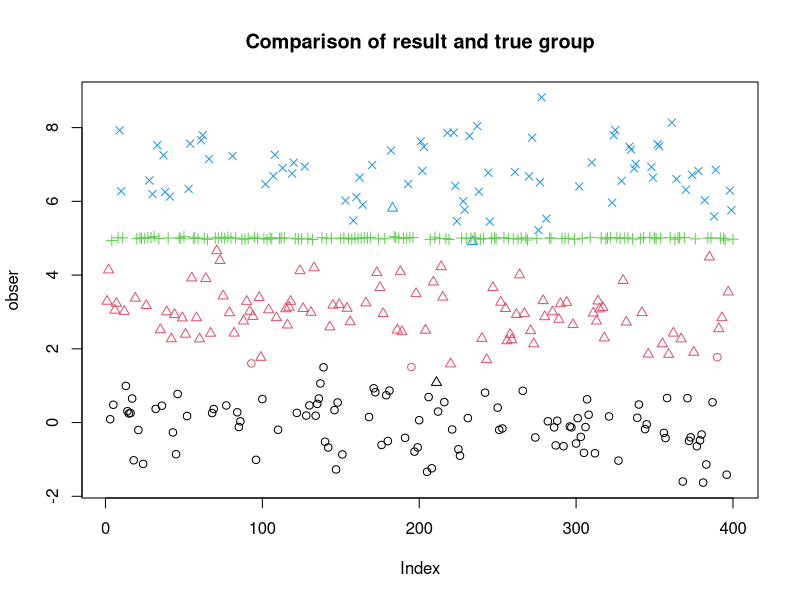
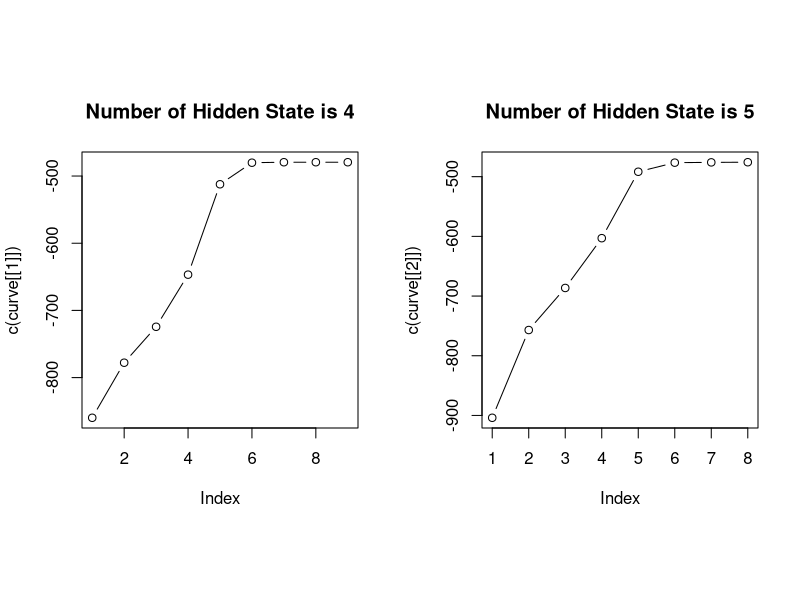

Write the R code that produced these figures, in order.
## ---- chunk 1
knitr::opts_chunk$set(echo = TRUE)
## ---- chunk 2
### Generate a DHMM Model
dhmm.model <- function(lambda, mc_type = 'eq_full') {
  states <- seq(1, lambda,  length.out = lambda)
  if (mc_type == 'eq_full') { transp <- matrix(rep(1 / lambda, lambda^2), nrow = lambda) }
  else if (mc_type == 'rd_full') { transp <- matrix(rep(1 / lambda, lambda^2), nrow = lambda) }
  else if (mc_type == 'count') {
    transp <- matrix(rep(1 / lambda, lambda^2), nrow = lambda) 
  }
  else {
    transp <- matrix(rep(1 / lambda, lambda^2), nrow = lambda) 
  }
  set.seed(123)
  mu <- round((lambda * runif(lambda) / 2), 2)
  set.seed(234)
  sd <- round(runif(lambda), 2)
  res <- list(states, transp, mu, sd)
  return (res)
}
### samples DHMM
dhmm.sim <- function(model, sample_size = 1) {
  dhmm <- model
  # get states, transp, mu, var
  states <- dhmm[[1]]
  transp <- dhmm[[2]]
  mu <- dhmm[[3]]
  sd <- dhmm[[4]]
  # return var augment
  samples <- rep(NA, sample_size)
  obser <- rep(NA, sample_size)
  # initialize uniformly
  samples[1] <- sample(states, 1, replace = TRUE)
  obser[1] <- rnorm(1, mu[samples[1]], sd[samples[1]])
  for (i in 2:sample_size) {
    samples[i] <- sample(states, 1, prob = transp[samples[i-1], ], replace = TRUE)
    obser[i] <- rnorm(1, mu[samples[i]], sd[samples[i]])
  }  
  res <- list(samples, obser)
  return (res)
}
dhmm.forward <- function(model, obser) {
  # get states, transp, mu, sd
  states <- model[[1]]
  transp <- model[[2]]
  mu <- model[[3]]
  sd <- model[[4]]
  time_stp <- length(obser)
  state_num <- length(states)
  # create a forward table
  forward <- matrix(rep(NA, time_stp * state_num), nrow = state_num)
  # create a scaling vector
  scaling <- rep(NA, time_stp)
  # initialize 
  forward[,1] <- rep(1/state_num, state_num) * dnorm(rep(obser[1], state_num), mean=mu, sd=sd)
  scaling[1] <- 1 / sum(forward[,1])
  forward[,1] <- forward[,1] * scaling[1]
  for (i in 2:time_stp) {
    forward[,i] <- forward[,i-1] %*% 
                   transp * dnorm(rep(obser[i], state_num), mean=mu, sd=sd)
    scaling[i] <- 1 / sum(forward[,i])
    forward[,i] <- forward[,i] * scaling[i]
  }
  return ( list(forward, scaling) )
}
# compute backward procedure given model
dhmm.backward <- function(model, obser, scaling) {
  # get states, transp, mu, sd
  states <- model[[1]]
  transp <- model[[2]]
  mu <- model[[3]]
  sd <- model[[4]]
  time_stp <- length(obser)
  state_num <- length(states)
  # create a backward table
  backward <- matrix(rep(NA, time_stp * state_num), nrow = state_num)
  # initialize 
  backward[, time_stp] <- rep(1, state_num) * scaling[time_stp]
  for (i in time_stp:2) {
    
    tmp <- backward[, i] * dnorm(rep(obser[i], state_num), mean=mu, sd=sd)
    backward[, i-1] <- transp %*% tmp * scaling[i-1]
  }
  return (backward)
}
# estimate the DHMM model given the obser & a initial model
dhmm.estimate <- function(ini_dhmm, obser, epsilon = 0.0001, max_iter = 1000) {
  # using Baum-Welch algorithm

  time_stp <- length(obser)
  state_num <- length(ini_dhmm[[1]])
  # save log-likehihood seqence
  log_likeli <- c(0, 1)
  iter <- 2

  while (abs(log_likeli[iter]-log_likeli[iter-1]) > epsilon & iter <= max_iter) {

    # print(ini_dhmm)
    forward_res <- dhmm.forward(ini_dhmm, obser)
    forward <- forward_res[[1]]
    scaling <- forward_res[[2]]
    backward <- dhmm.backward(ini_dhmm, obser, scaling)

    transp <- ini_dhmm[[2]]
    mu <- ini_dhmm[[3]]
    sd <- ini_dhmm[[4]]

    ## -------------  E-steps ------------------
    gamma_mtx <- matrix(rep(NA, state_num * time_stp), nrow = state_num)
    xi <- list()
    for (i in 1:(time_stp-1)) {

      tmp <- backward[,i+1] * dnorm(rep(obser[i+1], state_num), mean=mu, sd=sd)
      xi_i <- diag(forward[,i]) %*% transp %*% diag(tmp)
      xi[[i]] <- xi_i
      gamma_mtx[ ,i] = rowSums(xi_i)
    }
    gamma_mtx[,time_stp] = forward[,time_stp]

    log_likeli <- c(log_likeli, -round(sum(log(scaling)), 2))

    ## ------------- M-steps -------------------

    # estimate transit matrix
    xi_sum <- matrix(rep(0, state_num ^ 2), nrow = state_num)
    for (i in 1:(time_stp-1)) {

      xi_sum <- xi_sum + xi[[i]]
    }
    ini_dhmm[[2]] <- xi_sum / rowSums(gamma_mtx)

    # estimate mu, sd
    ini_dhmm[[3]] <- gamma_mtx %*% obser / rowSums(gamma_mtx)
    ini_dhmm[[3]] = c(ini_dhmm[[3]])
    mu_mtx <-  matrix(rep(mu, time_stp), nrow = state_num)
    obser_mtx <- matrix(rep(obser, state_num), nrow = state_num, byrow = TRUE)
    var_mtx <- (obser_mtx - mu_mtx) ^ 2
    ini_dhmm[[4]] <- sqrt(rowSums(gamma_mtx * var_mtx) / rowSums(gamma_mtx))

    iter <- iter + 1
  }

  log_likeli <- log_likeli[3:length(log_likeli)]
  # print(log_likeli)
  return (list(ini_dhmm, log_likeli))
}
# given X and estimate model, get esitimate of hidden state sample
dhmm.viterbi <- function(model, obser) {
  
  # get states, transp, mu, var
  states <- model[[1]]
  transp <- model[[2]]
  mu <- model[[3]]
  sd <- model[[4]]
  
  time_stp <- length(obser)
  state_num <- length(states)
  
  # create a prob mtx and best_path matrix
  prob_mtx <- matrix(rep(NA, state_num * time_stp), nrow = state_num)
  best_path <- prob_mtx
  scaling <- rep(NA, time_stp)
  
  prob_mtx[, 1] <- colSums(transp)/sum(colSums(transp)) * 
                   dnorm(rep(obser[1], state_num), mean=mu, sd=sd)
  scaling[1] = sum(prob_mtx[, 1])
  prob_mtx[, 1] = prob_mtx[, 1]/scaling[1]
  best_path[, 1] <- 0
  
  for (i in 2:time_stp) {
    for (j in 1:state_num) {
      
      tmp <- prob_mtx[, i-1] * transp[, j] * 
             dnorm(obser[i], mean=mu[j], sd=sd[j])
      
      prob_mtx[j, i] <- max(tmp)
      best_path[j, i] <- which.max(tmp)
    }
    scaling[i] = sum(prob_mtx[, i])
    prob_mtx[, i] = prob_mtx[, i]/scaling[i]
  }
  
  best <- rep(NA, time_stp)
  best[time_stp] <- which.max(prob_mtx[, time_stp])
  
  for (i in time_stp:2) {
    best[i-1] <- best_path[best[i], i]
  }
  res <- list(prob_mtx, best)
  return (res)
}
# inference hidden states sequence given a sequence of observations
dhmm.decoding <- function(obser, range = c(2,3,4,5), epsilon = 0.0001, max_iter = 1000) {

  # range is a postive integer vector
  bic <- NULL
  model_list <- NULL
  best_list <- NULL

  time_stp <- length(obser)
  likeli_list <- list()

  for (i in 1:length(range)) {

    lambda <- range[i]

    # using kmeans method to get the initial mu and sd value
    ini_dhmm <- dhmm.model(lambda, 'eq_full')
    kmeans_iter = 100
    mu_ini <- matrix(rep(NA, kmeans_iter * lambda), nrow = kmeans_iter)
    sd_ini <- matrix(rep(NA, kmeans_iter * lambda), nrow = kmeans_iter)
    for(m in 1:kmeans_iter){
      km <- kmeans(obser, lambda, iter.max = 10)
      mu_ini[m,] <- c(sort(km$centers)) # why c() ???
      ord <- order(km$centers)
      sd_ini[m,] <- sqrt(km$withinss[ord] / (km$size[ord]-1))
    }
    ini_dhmm[[3]] <- apply(mu_ini, 2, mean)
    ini_dhmm[[4]] <- apply(sd_ini, 2, mean)

    # EM to estimate model
    res <- dhmm.estimate(ini_dhmm, obser, epsilon, max_iter)
    dhmm_model <- res[[1]]
    # viterbi algorithm to find best path
    best_gauss <- dhmm.viterbi(dhmm_model, obser)

    ## --------------- BIC compute -----------------##
    likeli_list[[i]] <- res[[2]]
    max_iter <- length(likeli_list[[i]])
    para_num <- lambda * (lambda + 1)
    bic[i] <- (-2) * likeli_list[[i]][max_iter] + log(time_stp) * para_num
    # print(bic[i])

    # save data to list
    model_list[[i]] <- dhmm_model
    best_list <- cbind(best_list, best_gauss[[2]])

  }

  best_model <- model_list[[which(bic == min(bic))]]
  names(best_model) <- c("states", "transition matrix", "mean", "sd")
  best_seq <- best_list[, which(bic == min(bic))]
  
  res <- list(best_model, best_seq, likeli_list)
  names(res) <- c("best_model", "best_seq", "likeli_list")
  return (res)
}
## ---- chunk 3
size <- 400
model <- dhmm.model(4, 'count')
model[[3]] = c(0, 3, 5, 7)
model[[2]] <- matrix(c(0.3, 0.2, 0.3, 0.2,
                       0.2, 0.2, 0.5, 0.1,
                       0.3, 0.3, 0.1, 0.3,
                       0.2, 0.2, 0.3, 0.3), 4, 4, byrow = T)

sim_samples <- dhmm.sim(model, size)
obser <- sim_samples[[2]]
show(obser[1:50])
## ---- chunk 4
epsilon <- 0.00001
max_iter <- 1000
range <- c(4, 5)
result <- dhmm.decoding(obser, range, epsilon, max_iter)
# show estimated hidden markov model
result[[1]]

## ---- chunk 5
plot(obser, pch=sim_samples[[1]], col=result[[2]])
title("Comparison of result and true group")

## ---- chunk 6
# converge curve of log-likelihood
curve <- result[[3]]
par(mfrow=c(1,2), pty="s")
plot(c(curve[[1]]), type="b")
title("Number of Hidden State is 4")
plot(c(curve[[2]]), type="b")
title("Number of Hidden State is 5")

